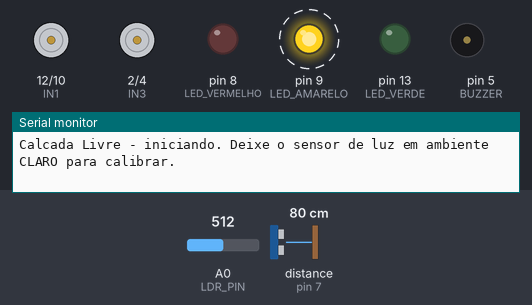
Simulated run of this sketch. Board: Arduino Uno, built with avr-gcc and run on an emulated ATmega328P. On the bench: motor-driver pin pairs drawn as motors (green arrow = first pin HIGH = forward, orange = second pin HIGH = backward, longer = more drive, scaled by the enable pin), output pins drawn as LEDs (lit = HIGH), buzzer (waves = sounding, pin HIGH), the last lines printed to the serial monitor. Wiring (inferred from the names in the program): ultrasonic range finder: trigger pin 6; echo pin 7. Dashed ring = blinking. The test bench sets the inputs (shaded band); at power-on: distance to the obstacle (sensor on pin 7) 80 cm, A0 (LDR_PIN) = 512. The echo pulse lasts 58.3 µs per cm; pins used as bus, display or sensor lines are not drawn.

Above: at 0.9 s.
1.3 s: distance to the obstacle (sensor on pin 7) set to 2 cm
At 2.59 s:
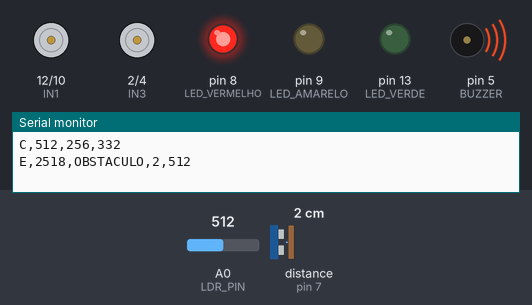
4.3 s: A0 (LDR_PIN) set to 263
7.3 s: A0 (LDR_PIN) set to 239
At 8.1 s:
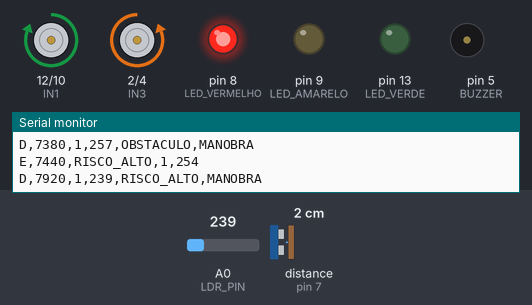
10.3 s: distance to the obstacle (sensor on pin 7) set to 22 cm
13.3 s: distance to the obstacle (sensor on pin 7) set to 28 cm
At 13.9 s:
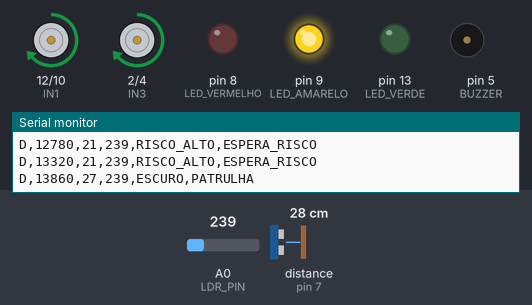
14.9 s: A0 (LDR_PIN) set to 318
16.5 s: A0 (LDR_PIN) set to 347
At 17.7 s:
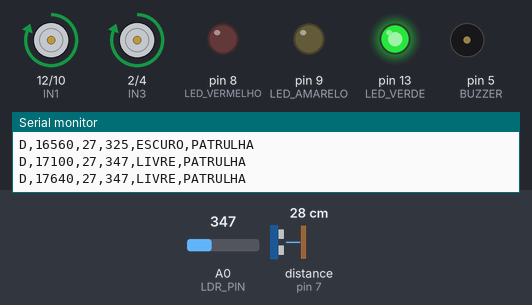
Timing chart, 0 to 64.7 s (numbered marks = the images above; inputs shaded):
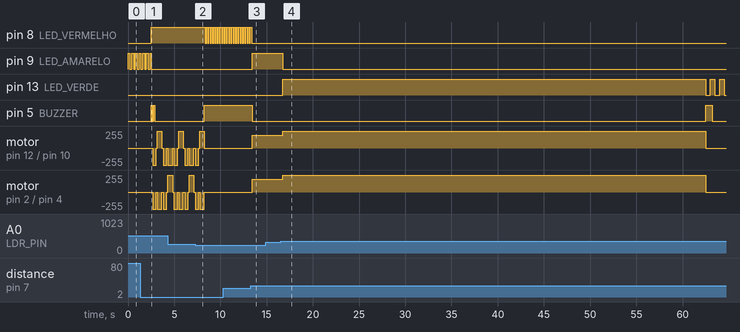

The sketch:

calcada_livre.ino
```cpp
// Calcada Livre - carrinho inspetor de calcada (Arduino Uno + L298N + HC-SR04 + LDR)
// Global Solution 2026.2 - Project-Based Maker Lab
//
// O que faz: patrulha uma rota, detecta OBSTACULO (ultrassonico) e TRECHO ESCURO (LDR),
// reage sozinho (para, desvia, reduz velocidade) e avisa o cidadao com buzzer e LED.
// Padrao: LDR + resistor 10k + buzzer ativo + 3 LEDs (verde, amarelo, vermelho). Nada impresso em 3D.
// Sem os LEDs externos: LEDS_COMPLETOS 0 usa so o LED da placa.
// A decisao fica em logica.h (testada no PC). Aqui ficam sensores, motores e avisos.
//
// Serial 9600:
//   C,luz_ref,limiar_entrar,limiar_sair        calibracao
//   D,t_ms,dist_cm,luz,situacao,modo           leitura (a cada LOG_INTERVALO_MS)
//   E,t_ms,TIPO,dist_cm,luz                    evento (OBSTACULO, ESCURO, RISCO_ALTO, FALHA, FALHA_OK)
//   R,obstaculos,trechos_escuros,riscos_altos,falhas,duracao_s   relatorio final

#include "logica.h"

// ---------- opcoes de compilacao ----------
#ifndef LEDS_COMPLETOS
#define LEDS_COMPLETOS 1        // 1 = 3 LEDs (verde D13, amarelo D9, vermelho D8). 0 = so o LED da placa (D13)
#endif
#define MOTORES_ATIVOS 1        // 0 = ensaio de bancada: nao anda, so sente e avisa
#define LOG_DETALHADO 1         // 1 = imprime as linhas D,... (util nos testes)
const unsigned long DURACAO_ROTA_S = 60;   // fim da rota: para e imprime o relatorio

// ---------- pinos (fiacao real do grupo) ----------
const int IN1 = 12, IN2 = 10;   // motores da esquerda
const int IN3 = 2,  IN4 = 4;    // motores da direita
const int ENA = 11, ENB = 3;    // velocidade (PWM)
const int TRIG = 6, ECHO = 7;   // HC-SR04
const int LDR_PIN = A0;         // 5V - LDR - A0 - 10k - GND (mais luz = leitura maior)
const int LED_UNICO = 13;                                       // so se LEDS_COMPLETOS 0: LED da propria placa
const int LED_VERDE = 13, LED_AMARELO = 9, LED_VERMELHO = 8;   // resistor de 220 ohm em serie com cada LED
const int BUZZER = 5;           // buzzer ATIVO ligado por digitalWrite. NAO use tone():
                                // ele usa o Timer2 e desliga o PWM dos pinos 3 e 11 (motores)

// ---------- velocidades e tempos ----------
const int VEL_NORMAL = 255;
const int VEL_LENTA  = 190;     // trecho escuro: ajuste ate andar devagar SEM travar
const int VEL_GIRO   = 255;
const unsigned long T_PARADA_MS = 150, T_RE_MS = 400, T_PAUSA_MS = 100, T_GIRO_MS = 500;
const unsigned long RISCO_TIMEOUT_MS = 8000;   // risco alto sem sair: tenta desviar
const unsigned long LEITURA_INTERVALO_MS = 60; // o HC-SR04 pede pelo menos ~50 ms entre disparos
const unsigned long LOG_INTERVALO_MS = 500;
const unsigned long CALIBRACAO_MS = 2500;

using namespace cl;
Decisor decisor;
Contadores contadores;
Saida saida, saidaAnterior;

enum Modo : uint8_t { M_CALIBRANDO, M_PATRULHA, M_MANOBRA, M_ESPERA_RISCO, M_SEGURO, M_FIM };
enum Fase : uint8_t { F_PARADA, F_RE, F_PAUSA, F_GIRO };
const char* NOMES_MODO[] = {"CALIBRANDO", "PATRULHA", "MANOBRA", "ESPERA_RISCO", "SEGURO", "FIM"};

Modo modo = M_CALIBRANDO;
Fase fase = F_PARADA;
unsigned long tModo = 0, tFase = 0, tUltimaLeitura = 0, tUltimoLog = 0, tInicioRota = 0, tCalib = 0;
long somaLuz = 0; int nLuz = 0;
bool girarDireita = true, relatorioFeito = false;

// ---------- buzzer sem bloqueio: lista de tempos {liga, desliga, liga, ...} em ms ----------
struct Padrao { const unsigned int* t; uint8_t n; bool repete; };
const unsigned int P_CURTO[]  = {80};                    // trecho escuro: 1 bip curto
const unsigned int P_DOIS[]   = {120, 120, 120};         // obstaculo: 2 bips
const unsigned int P_CONT[]   = {60000};                 // risco alto: alarme continuo
const unsigned int P_FALHA[]  = {100, 100, 100, 100, 100, 1500};   // falha: 3 bips e pausa
const unsigned int P_FIM[]    = {700};                   // fim da rota: 1 bip longo
const unsigned int P_AVISO[]  = {100, 100, 100, 100, 100};         // calibracao suspeita
const Padrao PAD_CURTO = {P_CURTO, 1, false}, PAD_DOIS = {P_DOIS, 3, false}, PAD_CONT = {P_CONT, 1, true},
             PAD_FALHA = {P_FALHA, 6, true}, PAD_FIM = {P_FIM, 1, false}, PAD_AVISO = {P_AVISO, 5, false};
const Padrao* padraoAtual = nullptr;
uint8_t idxPadrao = 0; unsigned long tPadrao = 0;

void tocar(const Padrao* p) {
  if (padraoAtual == p && p->repete) return;            // ja tocando o padrao repetitivo
  padraoAtual = p; idxPadrao = 0; tPadrao = millis(); digitalWrite(BUZZER, HIGH);
}
void silenciar() { padraoAtual = nullptr; digitalWrite(BUZZER, LOW); }
void atualizarBuzzer(unsigned long agora) {
  if (!padraoAtual) return;
  if (agora - tPadrao < padraoAtual->t[idxPadrao]) return;
  idxPadrao++; tPadrao = agora;
  if (idxPadrao >= padraoAtual->n) {
    if (padraoAtual->repete) { idxPadrao = 0; digitalWrite(BUZZER, HIGH); } else silenciar();
    return;
  }
  digitalWrite(BUZZER, (idxPadrao % 2 == 0) ? HIGH : LOW);
}

// ---------- LEDs ----------
#if LEDS_COMPLETOS
void leds(bool v, bool a, bool r) { digitalWrite(LED_VERDE, v); digitalWrite(LED_AMARELO, a); digitalWrite(LED_VERMELHO, r); }
#else
// Versao minima, um LED so: apagado = livre; aceso fixo = escuro ou obstaculo; piscando = risco alto, falha ou fim.
// O buzzer diferencia cada situacao (1 bip, 2 bips, continuo, 3 bips, bip longo).
void leds(bool v, bool a, bool r) { digitalWrite(LED_UNICO, (a || r || (modo == M_FIM && v)) ? HIGH : LOW); }
#endif
bool piscar(unsigned long agora, unsigned long meio) { return (agora / meio) % 2 == 0; }

// ---------- motores ----------
void motorEsq(int v) {
  if (v > 0)      { digitalWrite(IN1, HIGH); digitalWrite(IN2, LOW); }
  else if (v < 0) { digitalWrite(IN1, LOW);  digitalWrite(IN2, HIGH); }
  else            { digitalWrite(IN1, LOW);  digitalWrite(IN2, LOW); }
  analogWrite(ENA, abs(v));
}
void motorDir(int v) {
  if (v > 0)      { digitalWrite(IN3, HIGH); digitalWrite(IN4, LOW); }
  else if (v < 0) { digitalWrite(IN3, LOW);  digitalWrite(IN4, HIGH); }
  else            { digitalWrite(IN3, LOW);  digitalWrite(IN4, LOW); }
  analogWrite(ENB, abs(v));
}
void parar()           { motorEsq(0); motorDir(0); }
void andar(int vel)    { if (MOTORES_ATIVOS) { motorEsq(vel); motorDir(vel); } else parar(); }
void re()              { if (MOTORES_ATIVOS) { motorEsq(-VEL_NORMAL); motorDir(-VEL_NORMAL); } else parar(); }
void girar(bool dir)   { if (MOTORES_ATIVOS) { if (dir) { motorEsq(VEL_GIRO); motorDir(-VEL_GIRO); } else { motorEsq(-VEL_GIRO); motorDir(VEL_GIRO); } } else parar(); }

// ---------- sensores ----------
int lerDistancia(bool &echoAltoAntes) {
  echoAltoAntes = (digitalRead(ECHO) == HIGH);           // em repouso o Echo deve estar em nivel baixo
  digitalWrite(TRIG, LOW);  delayMicroseconds(2);
  digitalWrite(TRIG, HIGH); delayMicroseconds(10);
  digitalWrite(TRIG, LOW);
  long dur = pulseIn(ECHO, HIGH, 25000);
  if (dur == 0) return -1;                               // sem eco
  return (int)(dur * 0.0343 / 2);
}
int lerLuz() { return analogRead(LDR_PIN); }

// ---------- registro ----------
void evento(const char* tipo, unsigned long t) {
  Serial.print(F("E,")); Serial.print(t); Serial.print(','); Serial.print(tipo); Serial.print(',');
  Serial.print(saida.dist_filtrada); Serial.print(','); Serial.println(saida.luz_filtrada);
}
void relatorio() {
  unsigned long dur = (millis() - tInicioRota) / 1000;
  Serial.print(F("R,")); Serial.print(contadores.obstaculos); Serial.print(',');
  Serial.print(contadores.trechos_escuros); Serial.print(','); Serial.print(contadores.riscos_altos); Serial.print(',');
  Serial.print(contadores.falhas); Serial.print(','); Serial.println(dur);
  Serial.print(F("RELATORIO DA ROTA: ")); Serial.print(contadores.obstaculos); Serial.print(F(" obstaculo(s), "));
  Serial.print(contadores.trechos_escuros); Serial.print(F(" trecho(s) escuro(s), "));
  Serial.print(contadores.riscos_altos); Serial.print(F(" risco(s) alto(s), "));
  Serial.print(contadores.falhas); Serial.print(F(" falha(s) em ")); Serial.print(dur); Serial.println(F(" s"));
}

void entrarModo(Modo m, unsigned long agora) {
  modo = m; tModo = agora;
  if (m == M_MANOBRA) { fase = F_PARADA; tFase = agora; parar(); }
  if (m == M_ESPERA_RISCO || m == M_SEGURO || m == M_FIM) parar();
}

void setup() {
  Serial.begin(9600);
  pinMode(IN1, OUTPUT); pinMode(IN2, OUTPUT); pinMode(IN3, OUTPUT); pinMode(IN4, OUTPUT);
  pinMode(ENA, OUTPUT); pinMode(ENB, OUTPUT);
  pinMode(TRIG, OUTPUT); pinMode(ECHO, INPUT_PULLUP);    // pull-up: Echo solto le ALTO e vira falha
#if LEDS_COMPLETOS
  pinMode(LED_VERDE, OUTPUT); pinMode(LED_AMARELO, OUTPUT); pinMode(LED_VERMELHO, OUTPUT);
#else
  pinMode(LED_UNICO, OUTPUT);
#endif
  pinMode(BUZZER, OUTPUT);
  parar(); silenciar(); leds(false, false, false);
  Serial.println(F("Calcada Livre - iniciando. Deixe o sensor de luz em ambiente CLARO para calibrar."));
  tCalib = millis();
}

void loop() {
  unsigned long agora = millis();
  atualizarBuzzer(agora);

  // ----- calibracao: mede a luz do ambiente e define o limite de "escuro" -----
  if (modo == M_CALIBRANDO) {
    leds(false, piscar(agora, 200), false);
    if (agora - tUltimaLeitura >= 50) { somaLuz += lerLuz(); nLuz++; tUltimaLeitura = agora; }
    if (agora - tCalib >= CALIBRACAO_MS) {
      int ref = nLuz ? (int)(somaLuz / nLuz) : 0;
      bool ok = decisor.calibrar(ref);
      saida = decisor.atualizar({-1, ref, false, (uint32_t)agora});     // so para ler os limites
      Serial.print(F("C,")); Serial.print(decisor.referencia()); Serial.print(',');
      Serial.print(saida.limiar_escuro_entrar); Serial.print(','); Serial.println(saida.limiar_escuro_sair);
      if (!ok) { Serial.println(F("AVISO: luz de referencia muito baixa. Reinicie em ambiente claro. Usando valor padrao.")); tocar(&PAD_AVISO); }
      decisor = Decisor(); decisor.calibrar(ref);              // zera os filtros para a rota
      saida = Saida(); saidaAnterior = Saida();
      tInicioRota = agora; tUltimaLeitura = 0; tUltimoLog = agora;
      entrarModo(M_PATRULHA, agora);
    }
    return;
  }

  // ----- leitura e decisao a cada 60 ms -----
  if (agora - tUltimaLeitura >= LEITURA_INTERVALO_MS && modo != M_FIM) {
    tUltimaLeitura = agora;
    bool echoAlto = false;
    int d = lerDistancia(echoAlto);
    saidaAnterior = saida;
    saida = decisor.atualizar({d, lerLuz(), echoAlto, (uint32_t)agora});
    contadores.registrar(saidaAnterior, saida);

    if (saida.sit != saidaAnterior.sit) {                      // evento na mudanca de situacao
      if (saida.sit == FALHA) evento("FALHA", agora);
      else if (saidaAnterior.sit == FALHA) evento("FALHA_OK", agora);
      else if (saida.sit == RISCO_ALTO) evento("RISCO_ALTO", agora);
      else if (saida.sit == OBSTACULO && !saidaAnterior.obstaculo) evento("OBSTACULO", agora);
      else if (saida.escuro && !saidaAnterior.escuro) evento("ESCURO", agora);
      // avisos sonoros de entrada
      if (saida.sit == OBSTACULO && !saidaAnterior.obstaculo) tocar(&PAD_DOIS);
      else if (saida.sit == ESCURO && !saidaAnterior.escuro) tocar(&PAD_CURTO);
    }
#if LOG_DETALHADO
    if (agora - tUltimoLog >= LOG_INTERVALO_MS) {
      tUltimoLog = agora;
      Serial.print(F("D,")); Serial.print(agora); Serial.print(','); Serial.print(saida.dist_filtrada); Serial.print(',');
      Serial.print(saida.luz_filtrada); Serial.print(','); Serial.print(nome(saida.sit)); Serial.print(',');
      Serial.println(NOMES_MODO[modo]);
    }
#endif
  }

  // ----- modo seguro tem prioridade sobre tudo -----
  if (saida.sit == FALHA && modo != M_SEGURO && modo != M_FIM) { entrarModo(M_SEGURO, agora); tocar(&PAD_FALHA); }

  // ----- fim da rota -----
  if (modo != M_FIM && modo != M_SEGURO && (agora - tInicioRota) >= DURACAO_ROTA_S * 1000UL) {
    entrarModo(M_FIM, agora); silenciar(); tocar(&PAD_FIM);
  }

  // ----- maquina de estados -----
  switch (modo) {
    case M_PATRULHA:
      if (saida.sit == RISCO_ALTO) { entrarModo(M_ESPERA_RISCO, agora); tocar(&PAD_CONT); break; }
      if (saida.sit == OBSTACULO)  { entrarModo(M_MANOBRA, agora); break; }
      if (saida.sit == ESCURO)     { andar(VEL_LENTA); leds(false, true, false); }     // reduz velocidade, LED amarelo
      else                         { andar(VEL_NORMAL); leds(true, false, false); }    // livre: LED verde
      break;

    case M_MANOBRA:                                   // para -> re -> pausa -> gira -> volta a patrulhar
      leds(false, false, true);
      if (fase == F_PARADA && agora - tFase >= T_PARADA_MS) { fase = F_RE; tFase = agora; re(); }
      else if (fase == F_RE && agora - tFase >= T_RE_MS)    { fase = F_PAUSA; tFase = agora; parar(); }
      else if (fase == F_PAUSA && agora - tFase >= T_PAUSA_MS) { fase = F_GIRO; tFase = agora; girar(girarDireita); }
      else if (fase == F_GIRO && agora - tFase >= T_GIRO_MS) { parar(); girarDireita = !girarDireita; entrarModo(M_PATRULHA, agora); }
      break;

    case M_ESPERA_RISCO:                              // obstaculo no escuro: para, alarme continuo, LED vermelho piscando
      parar(); leds(false, false, piscar(agora, 125));
      if (saida.sit != RISCO_ALTO) { silenciar(); entrarModo(M_PATRULHA, agora); }          // situacao normalizou
      else if (agora - tModo >= RISCO_TIMEOUT_MS) { silenciar(); entrarModo(M_MANOBRA, agora); }  // nao saiu: tenta desviar
      break;

    case M_SEGURO:                                    // leitura impossivel: nao segue "cego"
      parar(); { bool p = piscar(agora, 250); leds(p, p, p); }
      if (saida.sit != FALHA) { silenciar(); entrarModo(M_PATRULHA, agora); }
      break;

    case M_FIM:
      parar(); leds(piscar(agora, 500), false, false);
      if (!relatorioFeito) { relatorio(); relatorioFeito = true; }
      break;

    default: break;
  }
}
```

Source omitted: logica.h (7501 bytes)

Measured:
- the behaviour switches between 256 and 255 on A0 (LDR_PIN) (found by bisection; images 1 and 2)
- the behaviour switches between 25 and 26 cm on distance to the obstacle (sensor on pin 7) (found by bisection; images 2 and 3)
- the behaviour switches between 332 and 333 on A0 (LDR_PIN) (found by bisection; images 3 and 4)
- after the input at 1.3 s, pin 8 (LED_VERMELHO): LOW → HIGH after 1.2 s; pin 13 (LED_VERDE): stays LOW (without the input it goes to HIGH after 1.2 s); pin 5 (BUZZER): alternates HIGH for 0.12 s and LOW for 0.12 s, 4 changes in all, then stays LOW, starting after 1.2 s
- after the input at 7.3 s, pin 8 (LED_VERMELHO): alternates HIGH for 0.12 s and LOW for 0.12 s, starting after 1.1 s; pin 5 (BUZZER): LOW → HIGH after 0.97 s; motor on pin 12 (IN1) / pin 10 (IN2), motor on pin 2 (IN3) / pin 4 (IN4): goes on until 8.3 s, then stays stopped
- after the input at 13.3 s, pin 8 (LED_VERMELHO): goes on until 13.4 s, then stays LOW; pin 9 (LED_AMARELO): LOW → HIGH after 0.14 s; pin 5 (BUZZER): HIGH → LOW after 0.14 s; motor on pin 12 (IN1) / pin 10 (IN2), motor on pin 2 (IN3) / pin 4 (IN4): stopped → forward 190/255 after 0.14 s
- after the input at 16.5 s, pin 9 (LED_AMARELO): HIGH → LOW after 0.24 s instead of 46.0 s; motor on pin 12 (IN1) / pin 10 (IN2), motor on pin 2 (IN3) / pin 4 (IN4): forward 190/255 → forward 255/255 after 0.24 s, → stopped 45.8 s later
- by itself, pin 9 (LED_AMARELO): repeats every 0.40 s: HIGH 0.20 s, LOW 0.20 s
